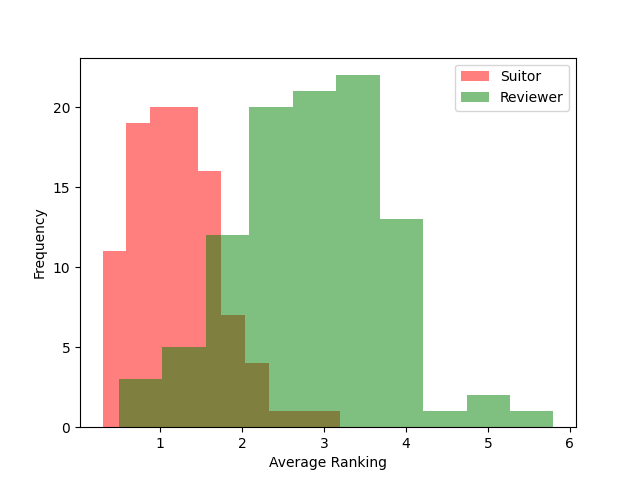

Write Python code to recreate this figure.
import matplotlib.pyplot as plt
from typing import Dict, List, Tuple

def Gale_Shapley(suitor_prefs, reviewer_prefs) -> Dict[str, str]:
    '''
        Gale-Shapley Algorithm for Stable Matching

        Parameters:

        suitor_prefs: dict - Dictionary of suitor preferences
        reviewer_prefs: dict - Dictionary of reviewer preferences

        Returns:

        matching: dict - Dictionary of suitor matching with reviewer
    '''

    matching = {}

    ## TODO: Implement the Gale-Shapley Algorithm
    suitor_free = list(suitor_prefs.keys())

    while suitor_free:
        suitor = suitor_free.pop(0)
        suitor_choices = suitor_prefs[suitor]

        for reviewer in suitor_choices:
            if reviewer not in matching.values():
                matching[suitor] = reviewer
                break
            else:
                current_suitor = [key for key, value in matching.items() if value == reviewer][0]
                reviewer_choices = reviewer_prefs[reviewer]
                if reviewer_choices.index(suitor) < reviewer_choices.index(current_suitor):
                    suitor_free.append(current_suitor)
                    matching[suitor] = reviewer
                    matching.pop(current_suitor)
                    break
    ## END TODO

    return matching

def avg_suitor_ranking(suitor_prefs: Dict[str, List[str]], matching: Dict[str, str]) -> float:
    '''
        Calculate the average ranking of suitor in the matching
        
        Parameters:
        
        suitor_prefs: dict - Dictionary of suitor preferences
        matching: dict - Dictionary of matching
        
        Returns:
        
        avg_suitor_ranking: float - Average ranking of suitor
    '''

    avg_suitor_ranking = 0

    ## TODO: Implement the average suitor ranking calculation
    for suitor, reviewer in matching.items():
        avg_suitor_ranking += suitor_prefs[suitor].index(reviewer)

    avg_suitor_ranking /= len(matching)
    avg_suitor_ranking += 1
    ## END TODO

    assert type(avg_suitor_ranking) == float

    return avg_suitor_ranking

def avg_reviewer_ranking(reviewer_prefs: Dict[str, List[str]], matching: Dict[str, str]) -> float:
    '''
        Calculate the average ranking of reviewer in the matching
        
        Parameters:
        
        reviewer_prefs: dict - Dictionary of reviewer preferences
        matching: dict - Dictionary of matching
        
        Returns:
        
        avg_reviewer_ranking: float - Average ranking of reviewer
    '''

    avg_reviewer_ranking = 0

    ## TODO: Implement the average reviewer ranking calculation
    for suitor, reviewer in matching.items():
        avg_reviewer_ranking += reviewer_prefs[reviewer].index(suitor)

    avg_reviewer_ranking /= len(matching)
    avg_reviewer_ranking += 1
    ## END TODO

    assert type(avg_reviewer_ranking) == float

    return avg_reviewer_ranking

def get_preferences(file) -> Tuple[Dict[str, List[str]], Dict[str, List[str]]]:
    '''
        Get the preferences from the file
        
        Parameters:
        
        file: file - File containing the preferences
        
        Returns:
        
        suitor_prefs: dict - Dictionary of suitor preferences
        reviewer_prefs: dict - Dictionary of reviewer preferences
    '''
    suitor_prefs = {}
    reviewer_prefs = {}

    for line in file:
        if line[0].islower():
            reviewer, prefs = line.strip().split(' : ')
            reviewer_prefs[reviewer] = prefs.split()

        else:
            suitor, prefs = line.strip().split(' : ')
            suitor_prefs[suitor] = prefs.split()
        
    return suitor_prefs, reviewer_prefs


if __name__ == '__main__':

    avg_suitor_ranking_list = []
    avg_reviewer_ranking_list = []

    for i in range(100):
        with open('data/data_'+str(i)+'.txt', 'r') as f:
            suitor_prefs, reviewer_prefs = get_preferences(f)

            # suitor_prefs = {
            #     'A': ['a', 'b', 'c'],
            #     'B': ['c', 'b', 'a'],
            #     'C': ['c', 'a', 'b']
            # }

            # reviewer_prefs = {
            #     'a': ['A', 'C', 'B'],
            #     'b': ['B', 'A', 'C'],
            #     'c': ['B', 'A', 'C']
            # }

            matching = Gale_Shapley(suitor_prefs, reviewer_prefs)

            avg_suitor_ranking_list.append(avg_suitor_ranking(suitor_prefs, matching))
            avg_reviewer_ranking_list.append(avg_reviewer_ranking(reviewer_prefs, matching))

    plt.hist(avg_suitor_ranking_list, bins=10, label='Suitor', alpha=0.5, color='r')
    plt.hist(avg_reviewer_ranking_list, bins=10, label='Reviewer', alpha=0.5, color='g')

    plt.xlabel('Average Ranking')
    plt.ylabel('Frequency')

    plt.legend()
    plt.savefig('q2.png')


    

